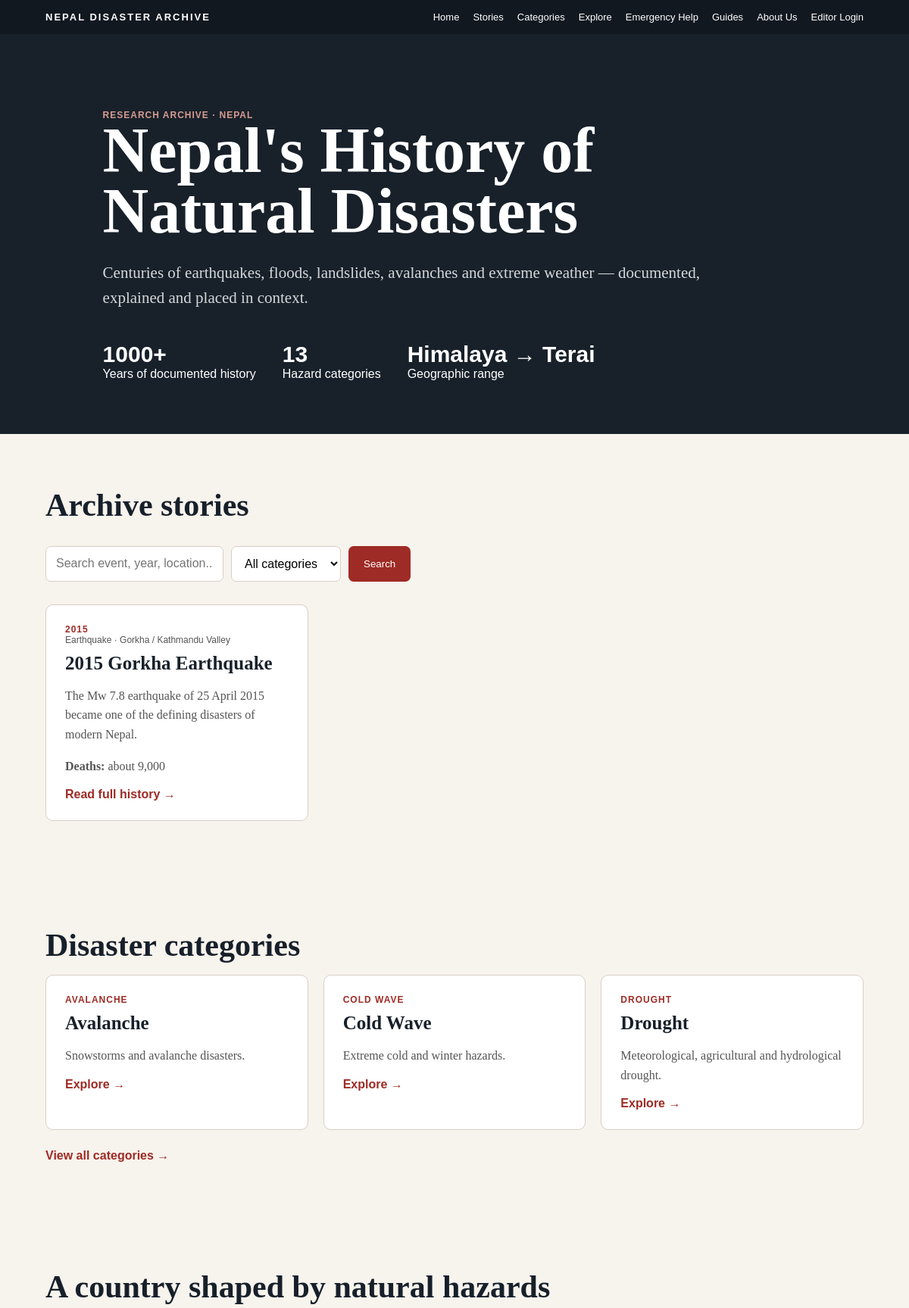
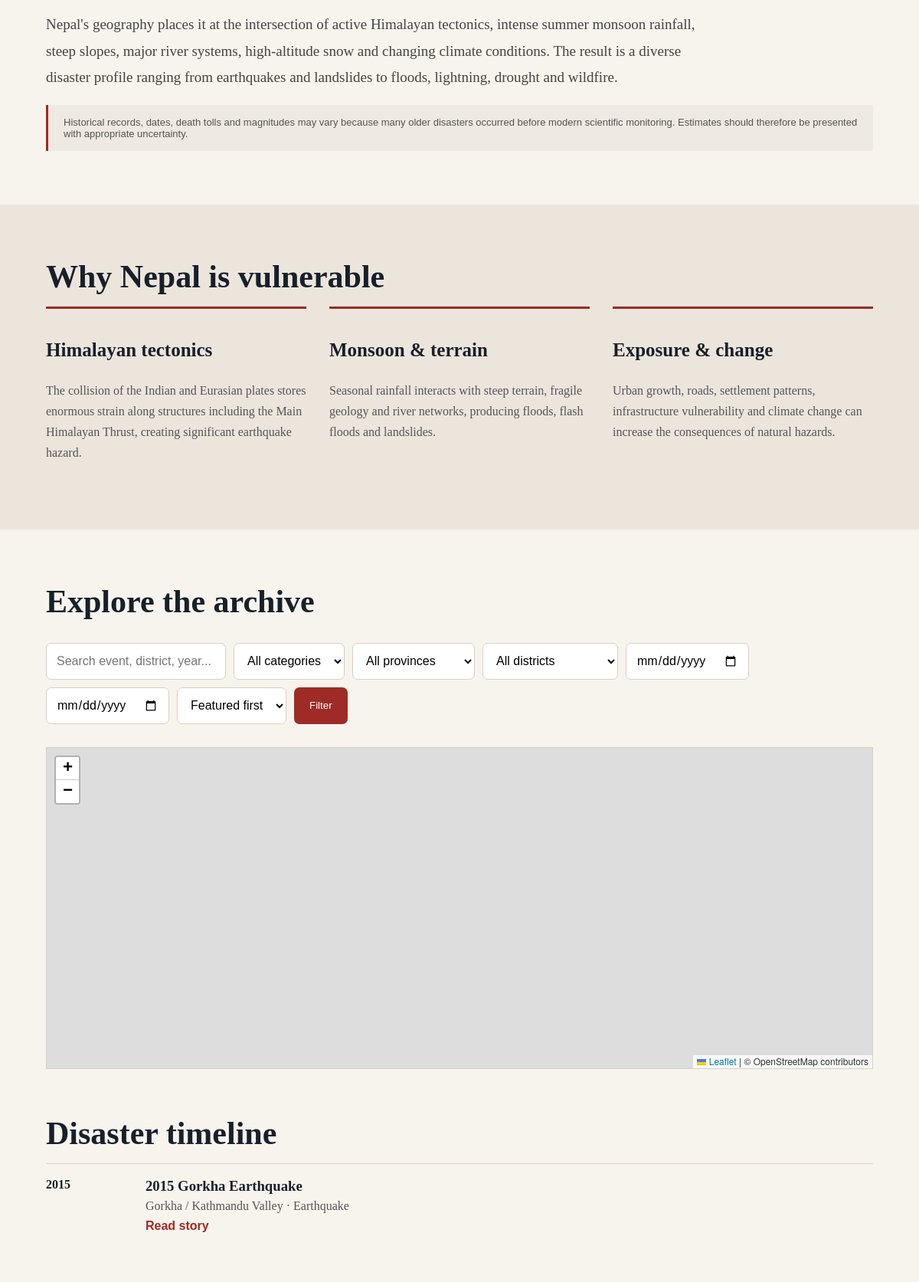
The page / (upper part) on the database its author committed (2 pictures, top to bottom).
### tables this page shows
CREATE TABLE IF NOT EXISTS stories (
 id INT UNSIGNED AUTO_INCREMENT PRIMARY KEY,
 title VARCHAR(255) NOT NULL,
 slug VARCHAR(255) NOT NULL UNIQUE,
 category_id INT UNSIGNED NULL,
 event_date DATE NULL,
 year_label VARCHAR(30),
 location VARCHAR(255),
 district VARCHAR(120),
 province VARCHAR(120),
 latitude DECIMAL(10,7) NULL,
 longitude DECIMAL(10,7) NULL,
 image_path VARCHAR(255),
 summary TEXT,
 content LONGTEXT NOT NULL,
 deaths VARCHAR(100),
 injuries VARCHAR(100),
 magnitude VARCHAR(100),
 impact TEXT,
 sources TEXT,
 featured TINYINT(1) NOT NULL DEFAULT 0,
 status ENUM('DRAFT','REVIEW','PUBLISHED') NOT NULL DEFAULT 'DRAFT',
 reviewed_at DATETIME NULL,
 reviewed_by INT UNSIGNED NULL,
 created_by INT UNSIGNED NULL,
 updated_by INT UNSIGNED NULL,
 created_at TIMESTAMP DEFAULT CURRENT_TIMESTAMP,
 updated_at TIMESTAMP DEFAULT CURRENT_TIMESTAMP ON UPDATE CURRENT_TIMESTAMP,
 FOREIGN KEY(category_id) REFERENCES categories(id) ON DELETE SET NULL,
 FOREIGN KEY(created_by) REFERENCES admins(id) ON DELETE SET NULL,
 FOREIGN KEY(updated_by) REFERENCES admins(id) ON DELETE SET NULL,
 INDEX(status), INDEX(event_date), INDEX(category_id)
);

CREATE TABLE IF NOT EXISTS categories (
 id INT UNSIGNED AUTO_INCREMENT PRIMARY KEY,
 name VARCHAR(100) NOT NULL UNIQUE,
 slug VARCHAR(120) NOT NULL UNIQUE,
 description TEXT,
 created_at TIMESTAMP DEFAULT CURRENT_TIMESTAMP
);

### config/config.php (called while the page is built, shortened)
<?php
function db(): PDO {
    static $pdo = null;
    if ($pdo instanceof PDO) return $pdo;
    $pdo = new PDO(
        'mysql:host='.DB_HOST.';dbname='.DB_NAME.';charset=utf8mb4',
        DB_USER, DB_PASS,
        [
            PDO::ATTR_ERRMODE => PDO::ERRMODE_EXCEPTION,
            PDO::ATTR_DEFAULT_FETCH_MODE => PDO::FETCH_ASSOC,
            PDO::ATTR_EMULATE_PREPARES => false
        ]
    );
    return $pdo;
}
function e(?string $v): string { return htmlspecialchars($v ?? '', ENT_QUOTES, 'UTF-8'); }

### index.php (the view, shortened to what this page needs)
<?php
require_once __DIR__.'/config/config.php';
$q=trim($_GET['q']??'');$from=trim($_GET['from']??'');$to=trim($_GET['to']??'');$sort=$_GET['sort']??'featured';$where="WHERE s.status='PUBLISHED'";$params=[];
$order=$sort==='oldest'?'COALESCE(s.event_date,"9999-12-31") ASC':($sort==='newest'?'COALESCE(s.event_date,"1000-01-01") DESC':'s.featured DESC,COALESCE(s.event_date,"1000-01-01") DESC');
$st=db()->prepare("SELECT s.*,c.name category,c.slug category_slug FROM stories s LEFT JOIN categories c ON c.id=s.category_id $where ORDER BY $order,s.created_at DESC");$st->execute($params);$stories=$st->fetchAll();
$cats=db()->query('SELECT * FROM categories ORDER BY name')->fetchAll();
?><!doctype html><html lang="en"><head><meta charset="utf-8"><meta name="viewport" content="width=device-width,initial-scale=1"><title>Natural Disasters of Nepal</title>
</head><body>
<nav class="nav">
    <a class="logo" href="#home">NEPAL DISASTER ARCHIVE</a>
    <div class="navlinks">
        <a href="#home">Home</a>
        <a href="#stories">Stories</a>
        <a href="#hazards">Categories</a>
        <a href="#explore">Explore</a>
        <a href="<?=BASE_URL?>/resources.php">Emergency Help</a>
        <a href="<?=BASE_URL?>/preparedness.php">Guides</a>
        <a href="<?=BASE_URL?>/about.php">About Us</a>
        <a href="<?=BASE_URL?>/admin/login.php">Editor Login</a>
    </div>
</nav>
<header class="hero" id="home">
    <div class="wrap">
        <div class="meta" style="color:#d79b91">Research Archive · Nepal</div>
        <h1>Nepal's History of Natural Disasters</h1>
        <p>Centuries of earthquakes, floods, landslides, avalanches and extreme weather — documented, explained and placed in context.</p>
        <div class="stats">
            <div class="stat">
                <strong>1000+</strong>Years of documented history</div>
                <div class="stat"><strong><?=count($cats)?></strong>Hazard categories</div><div class="stat"><strong>Himalaya → Terai</strong>Geographic range</div></div></div>
            </header>
    <section class="section" id="stories"><div class="wrap"><h2><?=$q?'Search results':'Archive stories'?></h2><form class="filters"><input name="q" value="<?=e($q)?>" placeholder="Search event, year, location..."><select name="category"><option value="">All categories</option><?php foreach($cats as $c):?><option value="<?=e($c['slug'])?>" <?=$cat===$c['slug']?'selected':''?>><?=e($c['name'])?></option><?php endforeach;?></select><button>Search</button></form><div class="cards"><?php foreach($stories as $storyIndex=>$s):?><article class="card story-card"<?=$storyIndex>=3?' hidden':''?>><div class="meta"><?=e($s['year_label']?:'Historical')?></div><div class="category"><?=e($s['category']??'Other')?> · <?=e($s['location']??'Nepal')?></div><h3><?=e($s['title'])?></h3><p><?=e($s['summary']?:mb_substr(strip_tags($s['content']),0,180).'…')?></p><?php if($s['deaths']):?><p><strong>Deaths:</strong> <?=e($s['deaths'])?></p><?php endif;?><a class="read" href="<?=BASE_URL?>/story.php?slug=<?=urlencode($s['slug'])?>">Read full history →</a></article><?php endforeach;?></div><?php if(count($stories)>3):?><a class="more-link" href="#stories" data-show-all=".story-card">View all stories →</a><?php endif;?><?php if(!$stories):?><p>No published stories match your search.</p><?php endif;?></div></section>
<section class="section" id="hazards"><div class="wrap"><h2>Disaster categories</h2><div class="cards"><?php foreach($cats as $categoryIndex=>$c):?><article class="card category-card"<?=$categoryIndex>=3?' hidden':''?>><div class="meta"><?=e($c['name'])?></div><h3><?=e($c['name'])?></h3><p><?=e($c['description'])?></p><a class="read" href="?category=<?=e($c['slug'])?>#stories">Explore →</a></article><?php endforeach;?></div><?php if(count($cats)>3):?><a class="more-link" href="#hazards" data-show-all=".category-card">View all categories →</a><?php endif;?></div></section>
    <section class="section" ><div class="wrap"><h2>A country shaped by natural hazards</h2><p class="intro">Nepal's geography places it at the intersection of active Himalayan tectonics, intense summer monsoon rainfall, steep slopes, major river systems, high-altitude snow and changing climate conditions. The result is a diverse disaster profile ranging from earthquakes and landslides to floods, lightning, drought and wildfire.</p><div class="disclaimer">Historical records, dates, death tolls and magnitudes may vary because many older disasters occurred before modern scientific monitoring. Estimates should therefore be presented with appropriate uncertainty.</div></div></section>
<section class="section why"><div class="wrap"><h2>Why Nepal is vulnerable</h2><div class="columns"><div><h3>Himalayan tectonics</h3><p>The collision of the Indian and Eurasian plates stores enormous strain along structures including the Main Himalayan Thrust, creating significant earthquake hazard.</p></div><div><h3>Monsoon & terrain</h3><p>Seasonal rainfall interacts with steep terrain, fragile geology and river networks, producing floods, flash floods and landslides.</p></div><div><h3>Exposure & change</h3><p>Urban growth, roads, settlement patterns, infrastructure vulnerability and climate change can increase the consequences of natural hazards.</p></div></div></div></section>
    <section class="section explore" id="explore"><div class="wrap"><h2>Explore the archive</h2><form class="filters" method="get" action="<?=BASE_URL?>/#stories"><input name="q" value="<?=e($q)?>" placeholder="Search event, district, year..."><select name="category"><option value="">All categories</option></select><select name="province"><option value="">All provinces</option></select><select name="district"><option value="">All districts</option></select><input type="date" name="from" value="<?=e($from)?>" aria-label="From date"><input type="date" name="to" value="<?=e($to)?>" aria-label="To date"><select name="sort"><option value="featured" <?=$sort==='featured'?'selected':''?>>Featured first</option></select><button>Filter</button></form><div id="map" class="map"></div><h2 class="timeline-title">Disaster timeline</h2><div class="timeline"><?php foreach($stories as $timelineIndex=>$story):?><article class="timeline-item"<?=$timelineIndex>=3?' hidden':''?>><strong><?=e($story['year_label']?:'Historical')?></strong><div><h3><?=e($story['title'])?></h3><p><?=e($story['district']?:$story['location'])?> · <?=e($story['category']??'Natural disaster')?></p><a class="read" href="<?=BASE_URL?>/story.php?slug=<?=urlencode($story['slug'])?>">Read story</a></div></article><?php endforeach;?></div></div></section>
<link rel="stylesheet" href="https://unpkg.com/leaflet@1.9.4/dist/leaflet.css">
</body></html>

### index.php (style rules this page uses)
:root { --ink:#17202a;--paper:#f7f3ed;--red:#9e2b25;--muted:#6c706f;--line:#d9d0c6 }
* { box-sizing:border-box }
body { margin:0;background:var(--paper);color:var(--ink);font-family:Georgia,serif }
.nav { position:sticky;top:0;background:#111820;color:#fff;z-index:10;padding:15px 5%;display:flex;align-items:center;gap:25px;font-family:Arial }
.logo { font-weight:900;letter-spacing:2px }
.navlinks { margin-left:auto;display:flex;gap:18px }
.nav a { color:#fff;text-decoration:none;font-size:13px }
.hero { padding:100px 7% 70px;background:#18212a;color:white }
.hero h1 { font-size:clamp(44px,7vw,90px);line-height:.95;margin:0 0 25px;max-width:1000px }
.hero p { font-size:21px;max-width:800px;color:#d5d8da;line-height:1.6 }
.stats { display:flex;gap:35px;flex-wrap:wrap;margin-top:40px;font-family:Arial }
.stat strong { display:block;font-size:30px }
.wrap { width:min(1200px,90%);margin:auto }
.section { padding:70px 0 }
.section h2 { font-size:42px;margin:0 0 15px }
.intro { font-size:19px;line-height:1.8;color:#444;max-width:850px }
.filters { display:flex;gap:10px;flex-wrap:wrap;margin:30px 0 }
.filters input,.filters select { padding:13px;border:1px solid var(--line);background:white;border-radius:7px;font:16px Arial }
.filters button { padding:13px 20px;background:var(--red);color:white;border:0;border-radius:7px }
.cards { display:grid;grid-template-columns:repeat(3,1fr);gap:20px }
.card { background:white;border:1px solid var(--line);padding:25px;border-radius:10px }
.card h3 { font-size:25px;margin:10px 0 }
.meta { font:12px Arial;color:var(--red);font-weight:800;text-transform:uppercase;letter-spacing:1px }
.card p { line-height:1.6;color:#555 }
.read { color:var(--red);font-family:Arial;font-weight:700;text-decoration:none }
.category { font-family:Arial;font-size:12px;color:#555 }
.why { background:#ece5dc }
.columns { display:grid;grid-template-columns:repeat(3,1fr);gap:30px }
.columns div { border-top:3px solid var(--red);padding-top:15px }
.columns h3 { font-size:25px }
.columns p { line-height:1.7;color:#555 }
.disclaimer { font:13px Arial;color:#555;border-left:3px solid var(--red);padding:15px 20px;background:#eee9e2 }
.more-link { display:inline-block;margin-top:25px;color:var(--red);font-family:Arial;font-weight:700;text-decoration:none }
.map { height:420px;background:#dfe6e1;border:1px solid var(--line);margin:30px 0 }
.timeline { display:grid;gap:18px }
.timeline article { display:grid;grid-template-columns:110px 1fr;gap:20px;border-top:1px solid var(--line);padding-top:18px }
.timeline h3 { margin:0 0 6px }
.timeline p { margin:0 0 8px;color:#555 }
.timeline-title { margin-top:60px!important }

### rows shown on the page
stories: year_label "2015", category.name "Earthquake", location "Gorkha / Kathmandu Valley", title "2015 Gorkha Earthquake", summary "The Mw 7.8 earthquake of 25 April 2015 became one of the defining disasters of modern Nepal.", deaths "about 9,000"
categories: name "AVALANCHE", name "Avalanche", description "Snowstorms and avalanche disasters."
categories: name "COLD WAVE", name "Cold Wave", description "Extreme cold and winter hazards."
categories: name "DROUGHT", name "Drought", description "Meteorological, agricultural and hydrological drought."

### other values the page prints
count($cats) "13"
